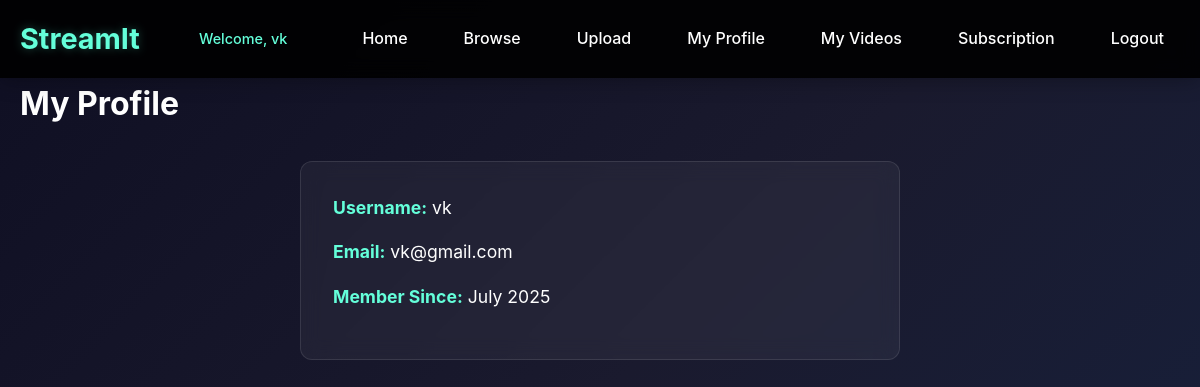
Screenshot of /my_profile.php (signed in) with the database file from the repository.
### tables this page shows
CREATE TABLE `users` (
  `id` int(11) NOT NULL,
  `username` varchar(50) NOT NULL,
  `email` varchar(100) NOT NULL,
  `password` varchar(255) NOT NULL,
  `first_name` varchar(50) DEFAULT NULL,
  `last_name` varchar(50) DEFAULT NULL,
  `profile_image` varchar(255) DEFAULT NULL,
  `is_active` tinyint(1) DEFAULT 1,
  `email_verified` tinyint(1) DEFAULT 0,
  `created_at` timestamp NOT NULL DEFAULT current_timestamp(),
  `updated_at` timestamp NOT NULL DEFAULT current_timestamp() ON UPDATE current_timestamp()
);

### includes/functions.php (called while the page is built, shortened)
<?php
function getUserInfo($userId) {
    global $pdo;
    $stmt = $pdo->prepare("SELECT * FROM users WHERE id = ?");
    $stmt->execute([$userId]);
    return $stmt->fetch();
}
?>

### my_profile.php (the view, shortened to what this page needs)
<?php
require_once 'includes/config.php';
require_once 'includes/functions.php';
$user = getUserInfo($_SESSION['user_id']);
?>
<!DOCTYPE html>
<html lang="en">
<head>
    <link rel="stylesheet" href="./css/style.css">
</head>
<body>
    <?php include 'includes/header.php'; ?>
    <div class="container">
        <h1>My Profile</h1>
        <div class="profile-card">
            <p><strong>Username:</strong> <?php echo htmlspecialchars($user['username']); ?></p>
            <p><strong>Email:</strong> <?php echo htmlspecialchars($user['email']); ?></p>
            <p><strong>Member Since:</strong> <?php echo date('F Y', strtotime($user['created_at'])); ?></p>
        </div>
    </div>
</body>
</html>

### css/style.css (style rules this page uses)
* { margin: 0; padding: 0; box-sizing: border-box; }
body { font-family: -apple-system, BlinkMacSystemFont, 'Segoe UI', Roboto, Oxygen, Ubuntu, Cantarell, sans-serif; background: linear-gradient(135deg, #0f0f23 0%, #1a1a2e 50%, #16213e 100%); color: #ffffff; min-height: 100vh; line-height: 1.6; }
.container { max-width: 1200px; margin: 0 auto; padding: 0 20px; }
.profile-card { background: rgba(255, 255, 255, 0.05); border-radius: 12px; padding: 2rem; backdrop-filter: blur(10px); border: 1px solid rgba(255, 255, 255, 0.1); max-width: 600px; margin: 2rem auto; }
.profile-card p { margin-bottom: 1rem; font-size: 1.1rem; }
.profile-card strong { color: #64ffda; }

### rows the page displays
users: username "vk", email "vk@gmail.com", created_at "July 2025"

### other values shown
$_SESSION['username'] "vk"
